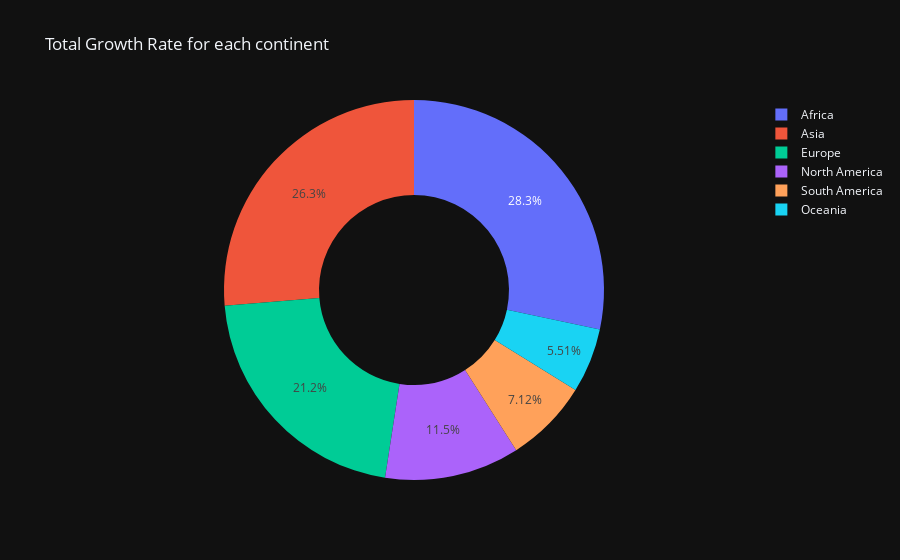

Notebook cell for this chart:
### Code cell
fig = px.pie(df_continent, names= df_continent.index, values='Growth Rate',
             title='Total Growth Rate for each continent',
             hole=0.5,
             template='plotly_dark')

fig.show()

### Figure 1 — Plotly figure (JSON) as saved in the notebook; plotly's stock layout.template omitted (floating-point values rounded to 4 significant figures)
{"data": [{"domain": {"x": [0, 1], "y": [0, 1]}, "hole": 0.5, "hovertemplate": "Continent=%{label}<br>Growth Rate=%{value}<extra></extra>", "labels": ["Africa", "Asia", "Europe", "North America", "Oceania", "South America"], "legendgroup": "", "name": "", "showlegend": true, "type": "pie", "values": [52.12, 48.43, 39.09, 21.12, 10.13, 13.11]}], "layout": {"legend": {"tracegroupgap": 0}, "title": {"text": "Total Growth Rate for each continent"}}}
